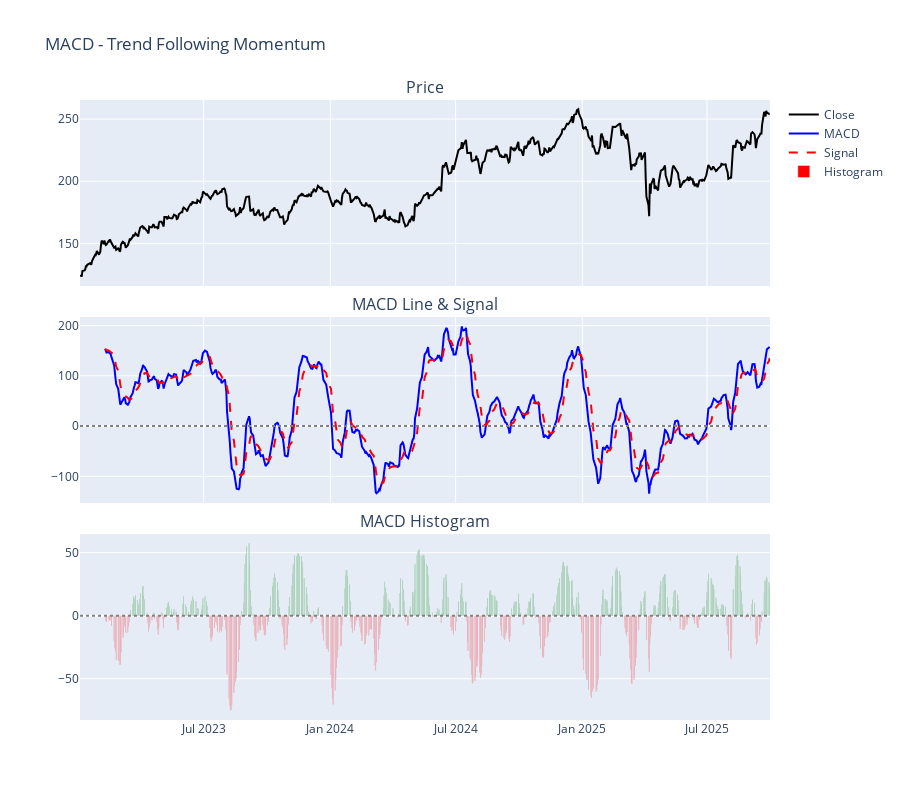

The notebook cell this image was saved under:
### Markdown cell above
## 2. MACD - Moving Average Convergence Divergence

Trend-following momentum using EMA crossovers. Normalized by ATR for cross-stock comparison. Histogram shows momentum strength.

### Code cell
macd, signal, histogram = calculate_macd(df, fastperiod=12, slowperiod=26, signalperiod=9)
df["macd"] = macd
df["macd_signal"] = signal
df["macd_hist"] = histogram

fig = make_subplots(
    rows=3,
    cols=1,
    shared_xaxes=True,
    vertical_spacing=0.05,
    subplot_titles=("Price", "MACD Line & Signal", "MACD Histogram"),
)

fig.add_trace(go.Scatter(x=df["date"], y=df["close"], name="Close", line={"color": "black"}), row=1, col=1)

fig.add_trace(go.Scatter(x=df["date"], y=df["macd"], name="MACD", line={"color": "blue"}), row=2, col=1)
fig.add_trace(
    go.Scatter(x=df["date"], y=df["macd_signal"], name="Signal", line={"color": "red", "dash": "dash"}), row=2, col=1
)
fig.add_hline(y=0, line_dash="dot", line_color="gray", row=2, col=1)

fig.add_trace(
    go.Bar(
        x=df["date"],
        y=df["macd_hist"],
        name="Histogram",
        marker_color=["green" if val >= 0 else "red" for val in df["macd_hist"]],
    ),
    row=3,
    col=1,
)
fig.add_hline(y=0, line_dash="dot", line_color="gray", row=3, col=1)

fig.update_layout(height=800, title_text="MACD - Trend Following Momentum")
fig.show()

print("MACD normalized by ATR for better cross-stock comparison.")

### Figure 1 — Plotly figure (JSON) as saved in the notebook; plotly's stock layout.template omitted (floating-point values rounded to 4 significant figures; data arrays with more than 128 entries replaced by an {"elided": "..."} marker saying what was removed)
{"data": [{"line": {"color": "black"}, "name": "Close", "type": "scatter", "x": {"elided": "688 str values"}, "xaxis": "x", "y": {"elided": "688 float values"}, "yaxis": "y"}, {"line": {"color": "blue"}, "name": "MACD", "type": "scatter", "x": {"elided": "688 str values"}, "xaxis": "x2", "y": {"elided": "688 float values"}, "yaxis": "y2"}, {"line": {"color": "red", "dash": "dash"}, "name": "Signal", "type": "scatter", "x": {"elided": "688 str values"}, "xaxis": "x2", "y": {"elided": "688 float values"}, "yaxis": "y2"}, {"marker": {"color": {"elided": "688 str values"}}, "name": "Histogram", "type": "bar", "x": {"elided": "688 str values"}, "xaxis": "x3", "y": {"elided": "688 float values"}, "yaxis": "y3"}], "layout": {"annotations": [{"font": {"size": 16}, "showarrow": false, "text": "Price", "x": 0.5, "xanchor": "center", "xref": "paper", "y": 1, "yanchor": "bottom", "yref": "paper"}, {"font": {"size": 16}, "showarrow": false, "text": "MACD Line & Signal", "x": 0.5, "xanchor": "center", "xref": "paper", "y": 0.65, "yanchor": "bottom", "yref": "paper"}, {"font": {"size": 16}, "showarrow": false, "text": "MACD Histogram", "x": 0.5, "xanchor": "center", "xref": "paper", "y": 0.3, "yanchor": "bottom", "yref": "paper"}], "height": 800, "shapes": [{"line": {"color": "gray", "dash": "dot"}, "type": "line", "x0": 0, "x1": 1, "xref": "x2 domain", "y0": 0, "y1": 0, "yref": "y2"}, {"line": {"color": "gray", "dash": "dot"}, "type": "line", "x0": 0, "x1": 1, "xref": "x3 domain", "y0": 0, "y1": 0, "yref": "y3"}], "title": {"text": "MACD - Trend Following Momentum"}, "xaxis": {"anchor": "y", "domain": [0, 1], "matches": "x3", "showticklabels": false}, "xaxis2": {"anchor": "y2", "domain": [0, 1], "matches": "x3", "showticklabels": false}, "xaxis3": {"anchor": "y3", "domain": [0, 1]}, "yaxis": {"anchor": "x", "domain": [0.7, 1]}, "yaxis2": {"anchor": "x2", "domain": [0.35, 0.65]}, "yaxis3": {"anchor": "x3", "domain": [0, 0.3]}}}
